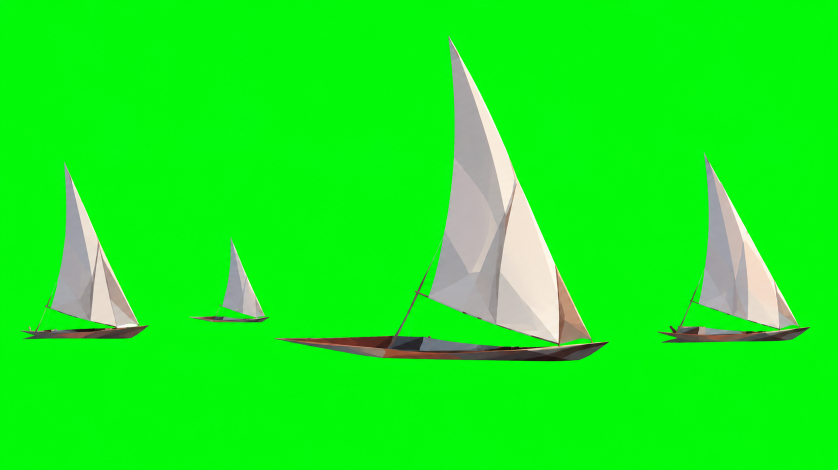
#> input picture raw/master_builder/referencias/egipto_barcos/velas.png, 1675 x 939 px (shown at 1/2 size)
$ python barcos.py
#> lines starting #> are read from the running program, lines starting #| are printed output that depends on the picture; after the words box and inside, x2 and y2 are one past the last pixel; in counts of white or black regions, pixels touching at a corner belong together
"""LOS BARCOS DEL ACTO I (2026-10-26): los faluchos facetados sobre verde
(raw/master_builder/referencias/egipto_barcos/velas.png), recortados con croma:
cada barco suelto, sin el verde ni su reflejo en los bordes (despill).

Escribe assets/egipto/acto1/barcos/barco_N.png. Uso: python tools/egipto/barcos.py
Tambien vale para otras piezas sobre verde (la nave, 2026-10-27):
    python tools/egipto/barcos.py origen.png carpeta_destino prefijo
"""
import os
import sys

import cv2
import numpy as np

AQUI = os.path.dirname(os.path.realpath(__file__))
PROYECTO = os.path.dirname(os.path.dirname(AQUI))
ORIGEN = os.path.join(PROYECTO, "raw", "master_builder", "referencias", "egipto_barcos", "velas.png")
DESTINO = os.path.join(PROYECTO, "assets", "egipto", "acto1", "barcos")


def main(origen=ORIGEN, destino=DESTINO, prefijo="barco"):
#> called with destino = 'assets/egipto/acto1/barcos', prefijo = 'barco'
    os.makedirs(destino, exist_ok=True)
    im = cv2.imdecode(np.fromfile(origen, np.uint8), cv2.IMREAD_COLOR).astype(np.float32)
    b, g, r = im[..., 0], im[..., 1], im[..., 2]
    # cuanto verde de croma hay: el verde por encima del mayor de los otros dos
    verde = g - np.maximum(r, b)
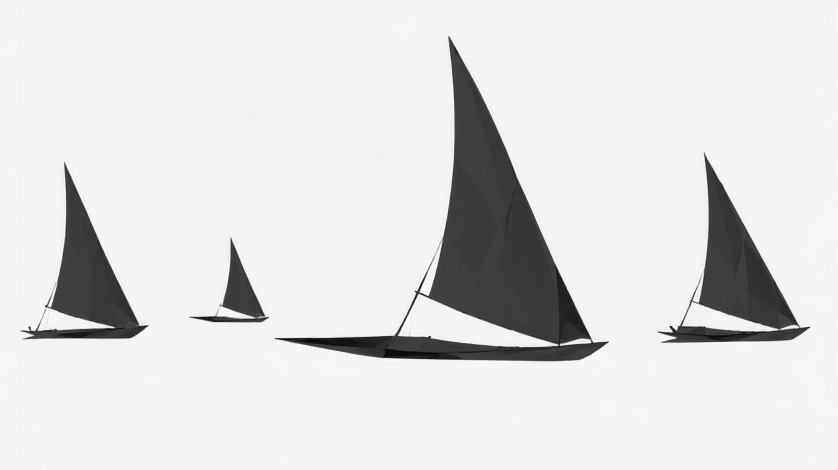
#> verde: shape (939, 1675) float32 (shown at 1/2 size); min -90, max 255, mean 212.4; drawn with min black and max white
    a = 1.0 - np.clip((verde - 25.0) / 70.0, 0, 1)
    # despill: el verde que sobra en los bordes, fuera
    im[..., 1] = np.minimum(g, np.maximum(r, b) + 6)
    duro = (a > 0.5).astype(np.uint8)
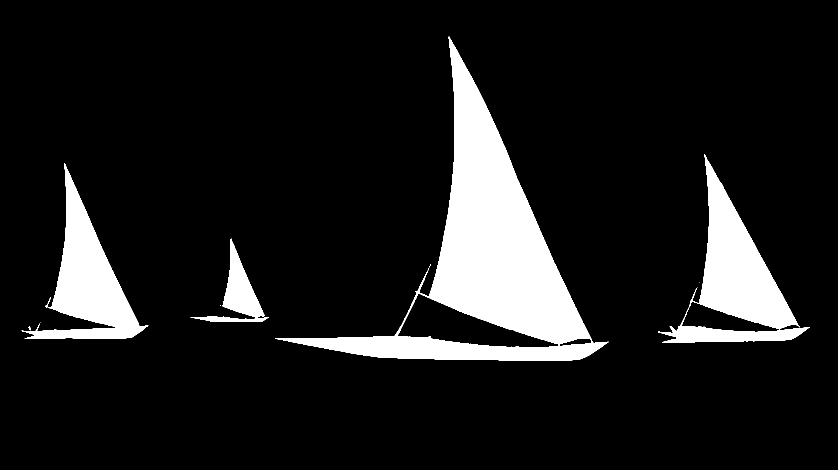
#> duro: shape (939, 1675) (shown at 1/2 size); values 0 (black) and 1 (white), 11.1% white; 10 white regions (6 under 20 px), largest, box (x1, y1, x2, y2) and area: (550, 73, 1217, 722) 103903, (1316, 308, 1620, 685) 35979, (43, 326, 297, 678) 28625, (381, 477, 538, 644) 6821
    n, lab, st, _ = cv2.connectedComponentsWithStats(duro, 8)
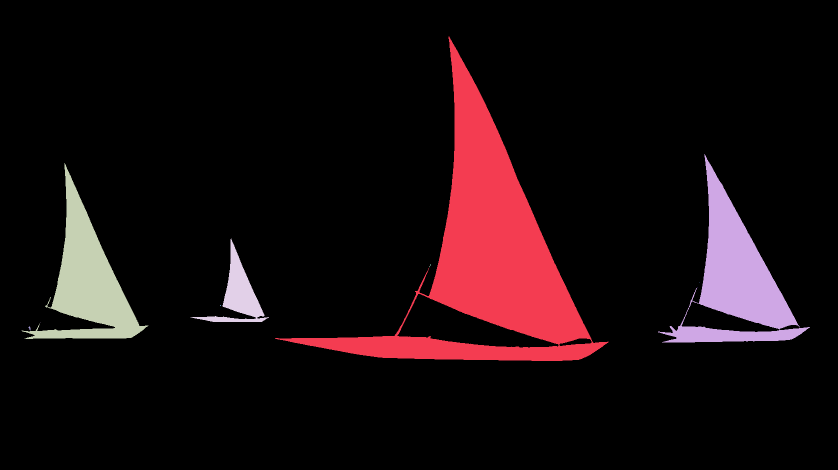
#> lab: shape (939, 1675) int32 (shown at 1/2 size); 11 distinct labels, from 0 to 10; one colour per label, 0 black
#> n = 11; st = [[0, 0, 1675, 939, 1397466], [550, 73, 667, 649, 103903], [1316, 308, 304, 377, 35979], [43, 326, 254, 352, 28625], [381, 477, 157, 167, 6821], [859, 528, 3, 6, 6], [1398, 564, 1, 1, 1], [1394, 574, 1, 1, 1], [440, 610, 2, 2, 3], [80, 644, 1, 1, 1], [57, 653, 4, 8, 19]]
    k = 0
    for i in np.argsort(-st[1:, cv2.CC_STAT_AREA]) + 1:
        x, y, w, h, area = st[i]
        if area < 1500:
            continue
        m = 12
        x0, y0 = max(0, x - m), max(0, y - m)
        x1, y1 = min(im.shape[1], x + w + m), min(im.shape[0], y + h + m)
        cerca = cv2.dilate((lab[y0:y1, x0:x1] == i).astype(np.uint8), np.ones((9, 9), np.uint8)) > 0
        alfa = np.where(cerca, a[y0:y1, x0:x1], 0)
        rgba = np.dstack([np.clip(im[y0:y1, x0:x1], 0, 255).astype(np.uint8), (alfa * 255).astype(np.uint8)])
        cv2.imencode(".png", rgba)[1].tofile(os.path.join(destino, "%s_%d.png" % (prefijo, k)))
        print("%s_%d" % (prefijo, k), rgba.shape)
        k += 1
#> this loop made 10 passes
#> (x, y, w, h, area, x0, y0, x1) on passes 1 to 4: (550, 73, 667, 649, 103903, 538, 61, 1229), (1316, 308, 304, 377, 35979, 1304, 296, 1632), (43, 326, 254, 352, 28625, 31, 314, 309), (381, 477, 157, 167, 6821, 369, 465, 550)
#| barco_0 (673, 691, 4)
#| barco_1 (401, 328, 4)
#| barco_2 (376, 278, 4)
#| barco_3 (191, 181, 4)
#> pass 1, in main, `alfa = np.where(cerca, a[y0:y1, x0:x1], 0)`:
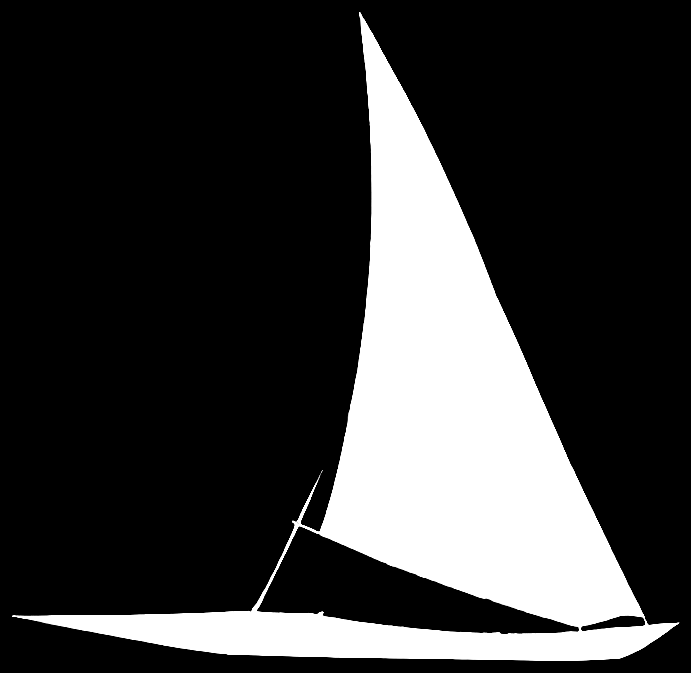
#> alfa: shape (673, 691) float32; min 0, max 1, mean 0.223
#> pass 1, in main, `rgba = np.dstack([np.clip(im[y0:y1, x0:x1], 0, 255).astype(np.uint8), ..`:
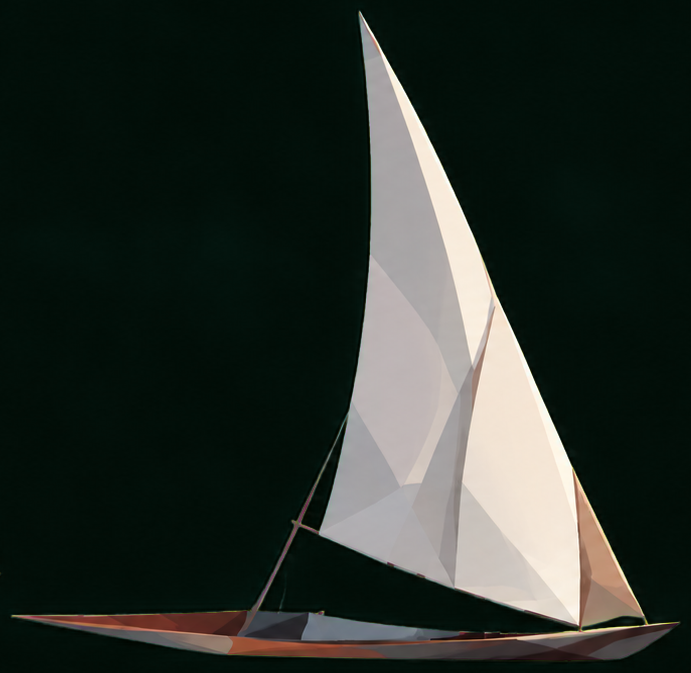
#> rgba: shape (673, 691, 4); mean B, G, R, A 43, 49.2, 42.1, 57
#> pass 2, in main, `cerca = cv2.dilate((lab[y0:y1, x0:x1] == i).astype(np.uint8), np.ones(..`:
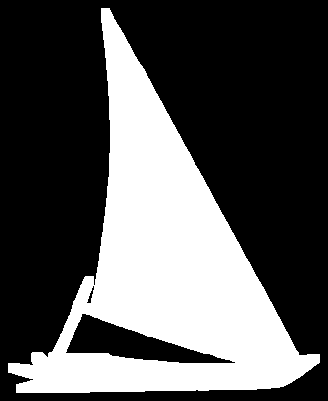
#> cerca: shape (401, 328) bool; 33.7% white; 1 white region, box (x1, y1, x2, y2) and area: (8, 8, 320, 393) 44377
#> after the loop:
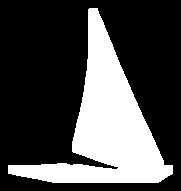
#> cerca: shape (191, 181) bool; 29.2% white; 1 white region, box (x1, y1, x2, y2) and area: (8, 8, 173, 183) 10079
#> after the loop, k = 4


if __name__ == "__main__":
    if len(sys.argv) >= 4:
        main(sys.argv[1], sys.argv[2], sys.argv[3])
    else:
        main()
